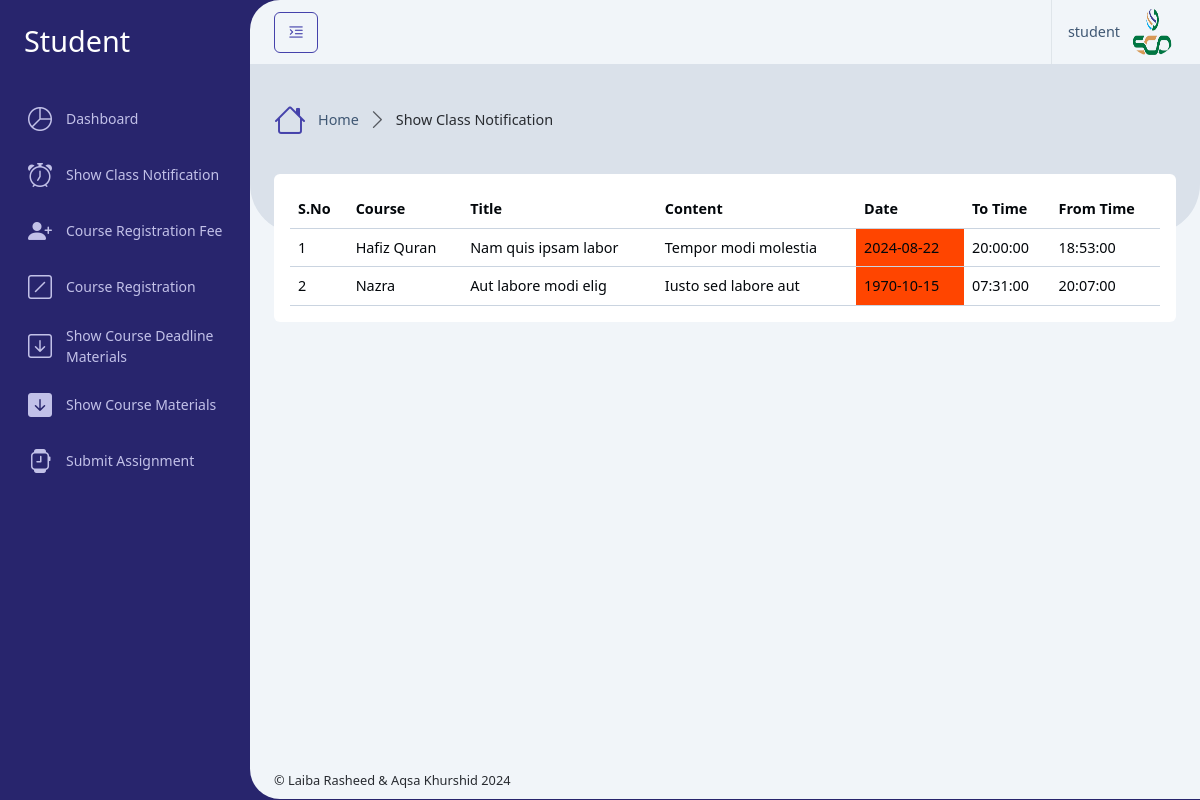
Page /Student/show_class_notification.php (signed in) on the committed database.
### tables this page shows
CREATE TABLE `users` (
  `id` int(11) NOT NULL,
  `username` varchar(50) NOT NULL,
  `email` varchar(100) NOT NULL,
  `cnic` varchar(20) DEFAULT NULL,
  `date_of_birth` date DEFAULT NULL,
  `gender` varchar(20) DEFAULT NULL,
  `age` int(11) DEFAULT NULL,
  `address` varchar(255) DEFAULT NULL,
  `phone` varchar(20) DEFAULT NULL,
  `quranic_qualification` enum('Haifz','Tajweed','Tafseer','Nazra','Basic_Language_Courses','Other_Relevant_Qualification') DEFAULT 'Haifz',
  `profile_photo` varchar(255) DEFAULT NULL,
  `upload_cv` varchar(255) DEFAULT NULL,
  `password` varchar(255) NOT NULL,
  `role_id` int(11) NOT NULL,
  `isActive` tinyint(1) NOT NULL,
  `created_at` timestamp NOT NULL DEFAULT current_timestamp()
);

CREATE TABLE `class_notification` (
  `id` int(11) NOT NULL,
  `course_id` int(11) DEFAULT NULL,
  `user_id` int(11) DEFAULT NULL,
  `title` varchar(255) NOT NULL,
  `content` text DEFAULT NULL,
  `class_date` date DEFAULT NULL,
  `from_time` time DEFAULT NULL,
  `to_time` time DEFAULT NULL,
  `created_at` timestamp NOT NULL DEFAULT current_timestamp()
);

CREATE TABLE `courses` (
  `id` int(11) NOT NULL,
  `name` varchar(255) NOT NULL,
  `description` text DEFAULT NULL,
  `price` decimal(20,2) DEFAULT NULL,
  `created_at` timestamp NOT NULL DEFAULT current_timestamp()
);

### Student/show_class_notification.php (called while the page is built, shortened)
<?php
    require '../Database/config.php';
    $user = getUserData($_SESSION['user_id']);
    $user_id = $_SESSION['user_id'];
    $sql = "SELECT class_notification.*, courses.name AS course_name
            FROM class_notification
            JOIN courses ON class_notification.course_id = courses.id
            JOIN course_registration ON class_notification.course_id = course_registration.course_id
            WHERE course_registration.user_id = ?
            ORDER BY class_notification.id DESC";
    $stmt = $conn->prepare($sql);
    $stmt->bind_param("i", $user_id);
    $stmt->execute();
    $result = $stmt->get_result();
    include '../setting/_Layout.php';
?>

### Database/config.php (called while the page is built, shortened)
<?php
    $servername = "localhost";
    $username = "root";
    $password = "";
    $dbname = "online_quran_tutor_db";
    $conn = new mysqli($servername, $username, $password, $dbname);
    function getUserData($user_id) {
        global $conn;
        $stmt = $conn->prepare("SELECT * FROM users WHERE id = ?");
        $stmt->bind_param("i", $user_id);
        $stmt->execute();
        $result = $stmt->get_result();
        return $result->fetch_assoc();
    }
?>

### Student/show_class_notification_content.php (the view, shortened to what this page needs)
<div class="row">
    <div class="col-xxl-12">
        <div class="card mb-4">
            <div class="card-body">
                <div class="table-responsive">
                    <table class="table align-middle table-hover m-0">
                        <thead>
                            <tr>
                                <th scope="col">S.No</th>
                                <th scope="col">Course</th>
                                <th scope="col">Title</th>
                                <th scope="col">Content</th>
                                <th scope="col">Date</th>
                                <th scope="col">To Time</th>
                                <th scope="col">From Time</th>
                            </tr>
                        </thead>
                        <tbody>
                            <?php
                            if ($result->num_rows > 0) {
                                $counter = 1;
                                while ($row = $result->fetch_assoc()) {
                                    $currentDate = date('Y-m-d');
                                    $rowClass = ($row['class_date'] < $currentDate) ? 'background-color: orangered;' : 'background-color: greenyellow;';
                            ?>
                                    <tr>
                                        <td><?php echo $counter++; ?></td>
                                        <td><?php echo htmlspecialchars($row['course_name']); ?></td>
                                        <td><?php echo htmlspecialchars($row['title']); ?></td>
                                        <td><?php echo htmlspecialchars($row['content']); ?></td>
                                        <td style="white-space: nowrap; <?php echo $rowClass; ?>"><?php echo htmlspecialchars($row['class_date']); ?></td>
                                        <td><?php echo htmlspecialchars($row['from_time']); $currentDate ?></td>
                                        <td><?php echo htmlspecialchars($row['to_time']); ?></td>
                                    </tr>
                                <?php
                                }
                            } else {
                                ?>
                                <tr>
                                    <td colspan="7">No Class Notifications found.</td>
                                </tr>
                            <?php
                            }
                            ?>
                        </tbody>
                    </table>
                </div>
            </div>
        </div>
    </div>
</div>

### setting/_Header.php (shortened to what this page needs)
<div class="app-header d-flex align-items-center">
    <div class="d-flex">
        <button class="btn btn-outline-primary me-2 pin-sidebar" id="pin-sidebar">
            <i class="bi bi-text-indent-left fs-5"></i>
        </button>
    </div>
    <div class="header-actions">
        <div class="dropdown ms-3">
            <a id="userSettings" class="dropdown-toggle d-flex py-2 align-items-center ps-3 border-start" href="#!"
                role="button" data-bs-toggle="dropdown" aria-expanded="false">
                <span class="d-none d-md-block me-2"><?php echo htmlspecialchars($user['username']); ?></span>
                <img src="../assets/uploads/<?php echo htmlspecialchars($user['profile_photo']); ?>" class="rounded-circle img-3x" alt="Bootstrap Gallery" />
            </a>
        </div>
    </div>
</div>

### rows in the picture
users: username "student", profile_photo (picture)
class_notification: course.name "Hafiz Quran", title "Nam quis ipsam labor", content "Tempor modi molestia", class_date "2024-08-22", from_time "20:00:00", to_time "18:53:00"
class_notification: course.name "Nazra", title "Aut labore modi elig", content "Iusto sed labore aut", class_date "1970-10-15", from_time "07:31:00", to_time "20:07:00"

### other values in the picture
$roleTitle "Student"
$title "Show Class Notification"
